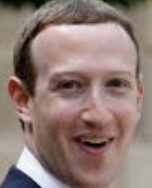
%> input picture Test-Set/Other43.png, 152 x 188 px
$ octave --eval "isThisAdrian(imread('Test-Set/Other43.png'));"   (GNU Octave 9; MATLAB toolbox functions it lacks are replaced by stand-ins)
%> lines starting %> are read from the running program, lines starting %| are printed output that depends on the picture
### imageToFeatureVector.m
function featureVector = imageToFeatureVector(imageName, folder, wantToSee, dimension)
%> called with imageName = 'Other43.png', folder = 'Test-Set', wantToSee = false, dimension = 100

mainDirectory = pwd;

#Enter Picture Directory
cd ([mainDirectory "/" folder])

#Checks if imageName is in the folder. Raises Error otherwise.
if isempty(glob(imageName)) == 1
cd (mainDirectory)
error("Could Not Find That File: Please Check the Image Name\n")
end

#Create scaled gray image
imageColour = imread(imageName);
%> imageColour is the input picture: size 188x152x3 uint8; mean R, G, B 144.1, 123.5, 117
cd (mainDirectory);
#Resize Image using Octave Forge Image Package
imageColour = imresize(imageColour, [dimension, dimension]);
[imageIndex cmap] = rgb2ind(imageColour);
imageGray = ind2gray(imageIndex, cmap);

#Unroll into Feature Vector
featureVector = double(imageGray(:)/1000);

#Display the image if wantToSee is true
if wantToSee
setenv("GNUTERM", "qt");
imshow(imageGray);
end

#### Useful Info To Test
#size(imageGray);
#imageGray;
#size(featureVector);

end

### imresize.m
## Copyright (C) 2005 S鴕en Hauberg
##
## This program is free software; you can redistribute it and/or modify
## it under the terms of the GNU General Public License as published by
## the Free Software Foundation; either version 2 of the License, or
## (at your option) any later version.
##
## This program is distributed in the hope that it will be useful,
## but WITHOUT ANY WARRANTY; without even the implied warranty of
## MERCHANTABILITY or FITNESS FOR A PARTICULAR PURPOSE.  See the
## GNU General Public License for more details.
##
## You should have received a copy of the GNU General Public License
## along with this program; If not, see <http://www.gnu.org/licenses/>.

## -*- texinfo -*-
## @deftypefn {Function File} @var{B}= imresize (@var{A}, @var{m})
## Scales the image @var{A} by a factor @var{m} using nearest neighbour
## interpolation. If @var{m} is less than 1 the image size will be reduced,
## and if @var{m} is greater than 1 the image will be enlarged. If the image
## is being enlarged the it will be convolved with a 11x11 Gaussian FIR filter
## to reduce aliasing. See below on how to alter this behavior.
##
## @deftypefnx {Function File} @var{B}= imresize (@var{A}, @var{m}, @var{interp})
## Same as above except @var{interp} interpolation is performed instead of
## using nearest neighbour. @var{interp} can be any interpolation method supported by interp2.
##
## @deftypefnx {Function File} @var{B}= imresize (@var{A}, [@var{mrow} @var{mcol}])
## Scales the image @var{A} to be of size @var{mrow}x@var{mcol} using nearest
## neighbour interpolation. If the image is being enlarged it will be convolved
## with a lowpass FIR filter as described above.
##
## @deftypefnx {Function File} @var{B}= imresize (@var{A}, [@var{mrow} @var{mcol}], @var{interp})
## Same as above except @var{interp} interpolation is performed instead of using
## nearest neighbour. @var{interp} can be any interpolation method supported by interp2.
##
## @deftypefnx {Function File} @var{B}= imresize (..., @var{interp}, @var{fsize})
## If the image the image is being reduced it will usually be convolved with
## a 11x11 Gaussian FIR filter. By setting @var{fsize} to 0 this will be turned
## off, and if @var{fsize} > 0 the image will be convolved with a @var{fsize}
## by @var{fsize} Gaussian FIR filter.
##
## @deftypefnx {Function File} @var{B}= imresize (..., @var{interp}, @var{filter})
## If the image size is being reduced and the @var{filter} argument is passed to
## imresize the image will be convolved with @var{filter} before the resizing
## takes place.
##
## @seealso{imremap, imrotate, interp2}
## @end deftypefn

function ret = imresize(im, m, interp = "nearest", filter = 11)
%> called with m = [100 100], interp = 'nearest', filter = 11
  if (nargin < 2)
    error("imresize: not enough input arguments");
  endif

  [row, col, num_planes, tmp] = size(im);
%> row = 188; col = 152; num_planes = 3; tmp = 1
  if (tmp != 1 || (num_planes != 1 && num_planes != 3))
    error("imresize: the first argument has must be an image");
  endif

  ## Handle the argument that describes the size of the result
  if (length(m) == 1)
    new_row = round(row*m);
    new_col = round(col*m);
  elseif (length(m) == 2)
    new_row = m(1);
    new_col = m(2);
    m = min( new_row/row, new_col/col );
%> m = 0.532
  else
    error("imresize: second argument mest be a scalar or a 2-vector");
  end

  ## Handle the method argument
  if (!any(strcmpi(interp, {"nearest", "linear", "bilinear", "cubic", "bicubic", "pchip"})))
    error("imresize: unsupported interpolation method");
  endif

  ## Handle the filter argument
  if (!strcmp(interp, "nearest") && m < 1)
    if (isscalar(filter) && filter > 0)
      ## If the image is being reduced and filter > 0 then
      ## convolve the image with a filter*filter gaussian.
      mu = (filter/2);
      sigma = mu/3;
      x = 1:filter;
      gauss = 1/sqrt(2*pi*sigma^2) * exp( (-(x-mu).^2)/(2*sigma^2) );
      for i = 1:num_planes
          im(:,:,i) = conv2(gauss, gauss, im(:,:,i), "same");
      endfor
    elseif (nargin >= 4 && ismatrix(filter) && ndims(filter) == 2)
      ## If the image size is being reduced and a fourth argument
      ## is given, use it as a FIR filter.
      for i = 1:num_planes
        im(:,:,i) = conv2(im(:,:,i), filter, "same");
      endfor
    endif
  endif

  ## Perform the actual resizing
  [XI, YI] = meshgrid( linspace(1,col,new_col), linspace(1,row,new_row) );
  ret = imremap(im, XI, YI, interp);

endfunction

### imremap.m
## Copyright (C) 2006  S鴕en Hauberg
##
## This program is free software; you can redistribute it and/or modify
## it under the terms of the GNU General Public License as published by
## the Free Software Foundation; either version 2, or (at your option)
## any later version.
##
## This program is distributed in the hope that it will be useful, but
## WITHOUT ANY WARRANTY; without even the implied warranty of
## MERCHANTABILITY or FITNESS FOR A PARTICULAR PURPOSE.  See the GNU
## General Public License for more details.
##
## You should have received a copy of the GNU General Public License
## along with this file.  If not, see <http://www.gnu.org/licenses/>.

## -*- texinfo -*-
## @deftypefn {Function File} @var{warped} = imremap(@var{im}, @var{XI}, @var{YI})
## @deftypefnx{Function File} @var{warped} = imremap(@var{im}, @var{XI}, @var{YI}, @var{interp}, @var{extrapval})
## @deftypefnx{Function File} [@var{warped}, @var{valid} ] = imremap(...)
## Applies any geometric transformation to the image @var{im}.
##
## The arguments @var{XI} and @var{YI} are lookup tables that define the resulting
## image
## @example
## @var{warped}(y,x) = @var{im}(@var{YI}(y,x), @var{XI}(y,x))
## @end example
## where @var{im} is assumed to be a continuous function, which is achieved
## by interpolation. Note that the image @var{im} is expressed in a (X, Y)-coordinate
## system and not a (row, column) system.
##
## The argument @var{interp} selects the used interpolation method, and most be one
## of the following strings
## @table @code
## @item "nearest"
## Nearest neighbor interpolation.
## @item "linear"
## @itemx "bilinear"
## Bilinear interpolation. This is the default behavior.
## @item "cubic"
## @itemx "bicubic"
## Bicubic interpolation.
## @end table
##
## All values of the result that fall outside the original image will
## be set to @var{extrapval}. For images of class @code{double} @var{extrapval}
## defaults to @code{NA} and for other classes it defaults to 0.
##
## The optional output @var{valid} is a matrix of the same size as @var{warped}
## that contains the value 1 in pixels where @var{warped} contains an interpolated
## value, and 0 in pixels where @var{warped} contains an extrapolated value.
## @seealso{imperspectivewarp, imrotate, imresize, imshear, interp2}
## @end deftypefn

function [warped, valid] = imremap(im, XI, YI, interp = "bilinear", extrapval = NA)
%> called with interp = 'nearest', extrapval = NaN
  ## Check input
  if (nargin < 3)
    print_usage();
  endif

  [imrows, imcols, imchannels, tmp] = size(im);
%> imrows = 188; imcols = 152; imchannels = 3; tmp = 1
  if (tmp != 1 || (imchannels != 1 && imchannels != 3))
    error("imremap: first input argument must be an image");
  endif

  if (!size_equal(XI, YI) || !ismatrix(XI) || ndims(XI) != 2)
    error("imremap: XI and YI must be matrices of the same size");
  endif

  if (!any(strcmpi(interp, {"nearest", "linear", "bilinear", "cubic", "bicubic"})))
    error("imremap: unsupported interpolation method");
  endif
  if (any(strcmpi(interp, {"bilinear", "bicubic"})))
    interp = interp(3:end); # Remove "bi"
  endif
  interp = lower(interp);

  if (!isscalar(extrapval))
    error("imremap: extrapolation value must be a scalar");
  endif

  ## Interpolate
  if (imchannels == 1) # Gray
    warped = grayinterp(im, XI, YI, interp, NA);
  else # rgb image
    for i = 3:-1:1
      warped(:,:,i) = grayinterp(im(:,:,i), XI, YI, interp, NA);
    endfor
%> this loop made 3 passes
%> pass 1, in grayinterp, `warped = interp2(double(im), XI, YI, interp, NA);`:
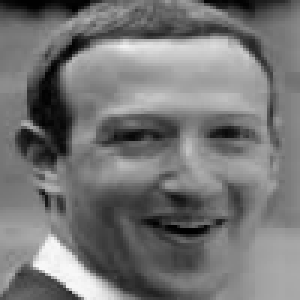
%> warped: size 100x100 double (shown 3 times larger); min 0, max 248, mean 117
%> pass 2, in grayinterp (call 2), `warped = interp2(double(im), XI, YI, interp, NA);`:
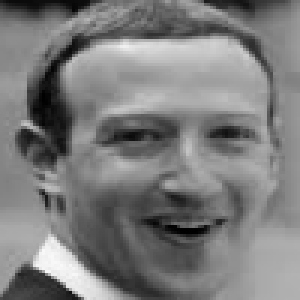
%> warped: size 100x100 double (shown 3 times larger); min 0, max 248, mean 123.5
%> pass 3, in grayinterp (call 3), `warped = interp2(double(im), XI, YI, interp, NA);`:
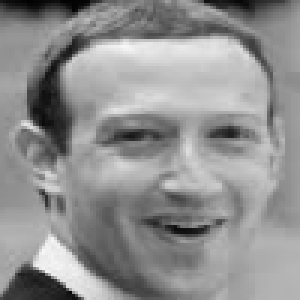
%> warped: size 100x100 double (shown 3 times larger); min 2, max 247, mean 144
%> after the loop:
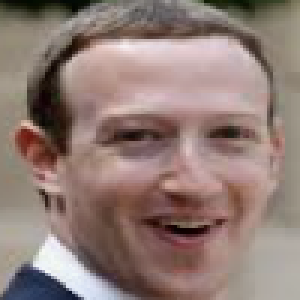
%> warped: size 100x100x3 double (shown 3 times larger); mean R, G, B 144, 123.5, 117
  endif
  valid = !isna(warped);
%> valid: size 100x100x3 logical; every value is 1
  warped(!valid) = extrapval;

  ## Change the class of the results according to the class of the image
  c = class(im);
%> c = 'uint8'
  if (strcmpi(c, "uint8"))
    warped = uint8(warped);
%> warped: size 100x100x3 uint8
%> the run ends on the next line
  elseif (strcmpi(c, "uint16"))
    warped = uint16(warped);
  endif

endfunction

function [warped, valid] = grayinterp(im, XI, YI, interp, extrapval)
  if (strcmp(interp, "cubic"))
    warped = graybicubic(double(im), XI, YI, NA);
  else
    warped = interp2(double(im), XI, YI, interp, NA);
  endif
  valid = !isna(warped);
  warped(!valid) = extrapval;
endfunction

## -*- texinfo -*-
## @deftypefn {Function File} {@var{zi}=} bicubic (@var{x}, @var{y}, @var{z}, @var{xi}, @var{yi})
## Reference:
## Image Processing, Analysis, and Machine Vision, 2nd Ed.
## Sonka et.al.
## Brooks/Cole Publishing Company
## ISBN: 0-534-95393-X
## @seealso{interp2}
## @end deftypefn

% [83 lines left out: functions graybicubic, isgriddata, isequallyspaced, bc, sym_sub2ind, not called in this run]

%!demo
%! ## Generate a synthetic image and show it
%! I = tril(ones(100)) + abs(rand(100)); I(I>1) = 1;
%! I(20:30, 20:30) = !I(20:30, 20:30);
%! I(70:80, 70:80) = !I(70:80, 70:80);
%! figure, imshow(I);
%! ## Resize the image to the double size and show it
%! [XI, YI] = meshgrid(linspace(1, 100, 200));
%! warped = imremap(I, XI, YI);
%! figure, imshow(warped);

%!demo
%! ## Generate a synthetic image and show it
%! I = tril(ones(100)) + abs(rand(100)); I(I>1) = 1;
%! I(20:30, 20:30) = !I(20:30, 20:30);
%! I(70:80, 70:80) = !I(70:80, 70:80);
%! figure, imshow(I);
%! ## Rotate the image around (0, 0) by -0.4 radians and show it
%! [XI, YI] = meshgrid(1:100);
%! R = [cos(-0.4) sin(-0.4); -sin(-0.4) cos(-0.4)];
%! RXY = [XI(:), YI(:)] * R;
%! XI = reshape(RXY(:,1), [100, 100]); YI = reshape(RXY(:,2), [100, 100]);
%! warped = imremap(I, XI, YI);
%! figure, imshow(warped);

### setParameters.m
function [predictionThreshold Xtest ytest m X y initialTheta learningRate maxIterations lambda dimension Xcv ycv numCV] = setParameters()

predictionThreshold = 0.5;
dimension = 100;


Xtest = createFeatureMatrix("Test-Set", dimension);
ytest = [zeros(1, 12) ones(1,8)];
m = size(Xtest,2);

Xcv = createFeatureMatrix("Cross-Validation-Set", dimension);
ycv = [zeros(1, 11) ones(1, 11)];
numCV = size(Xcv,2);


X = createFeatureMatrix("Training-Set", dimension);
y = [zeros(1,42) ones(1,31)];
initialTheta = zeros(size(X,1),1);
learningRate = 0.000001;
maxIterations = 200;
lambda = 0;

end

### createFeatureMatrix.m
function featureMatrix = createFeatureMatrix(folder, dimension)

mainDirectory = pwd;
featureMatrix = [];

#Enter picture directory, extract pictures, return to main program directory
cd ([mainDirectory "/" folder])
files = glob("*[.jpg.png]");
cd (mainDirectory)

#Call imageToFeatureVector to scale and unroll each image into featureMatrix
for i = [1:1:length(files)]
    file = char(files(i));
    featureMatrix = [featureMatrix imageToFeatureVector(file, folder, false, dimension)];
end;

#Add Layer of 1s to featureMatrix
featureMatrix = [ones(1, length(featureMatrix(1,:))) ; featureMatrix];

end;

### isThisAdrian.m
function isThisAdrian(image)

[predictionThreshold Xtest ytest numTests X y initialTheta learningRate maxIterations lambda] = setParameters();

theta = gradientDescent(X,y, initialTheta, learningRate, maxIterations, lambda);

x = [1; imageToFeatureVector(image, "/Test-Set", false)];

hx = 1./(1 + exp(-theta'*x));

if hx >= predictionThreshold
    disp("This is Adrian");
    disp(["There is a ", mat2str(round(hx*100)), "% chance that this is Adrian"]);
end

if hx < predictionThreshold
    disp("This is Not Adrian");
    disp(["There is only a ", mat2str(round(hx*100)), "% chance that this is Adrian"]);
end

end

$ run again, on Test-Set/Other44.png
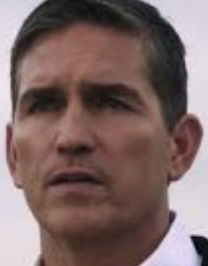
%> input picture Test-Set/Other44.png, 208 x 266 px
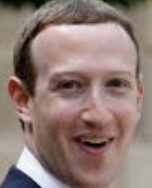
%> input picture Test-Set/Other43.png, 152 x 188 px
%> in imageToFeatureVector, imageColour is the input picture: size 188x152x3 uint8; mean R, G, B 144.1, 123.5, 117

$ run again, on Test-Set/Other45.png
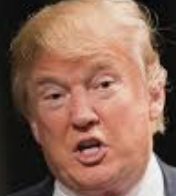
%> input picture Test-Set/Other45.png, 176 x 196 px
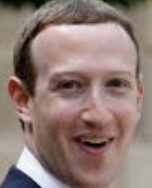
%> input picture Test-Set/Other43.png, 152 x 188 px
%> in imageToFeatureVector, imageColour is the input picture: size 188x152x3 uint8; mean R, G, B 144.1, 123.5, 117

$ run again, on Test-Set/Other46.png
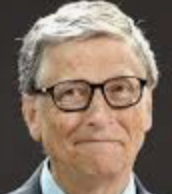
%> input picture Test-Set/Other46.png, 172 x 194 px
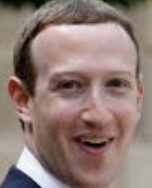
%> input picture Test-Set/Other43.png, 152 x 188 px
%> in imageToFeatureVector, imageColour is the input picture: size 188x152x3 uint8; mean R, G, B 144.1, 123.5, 117
